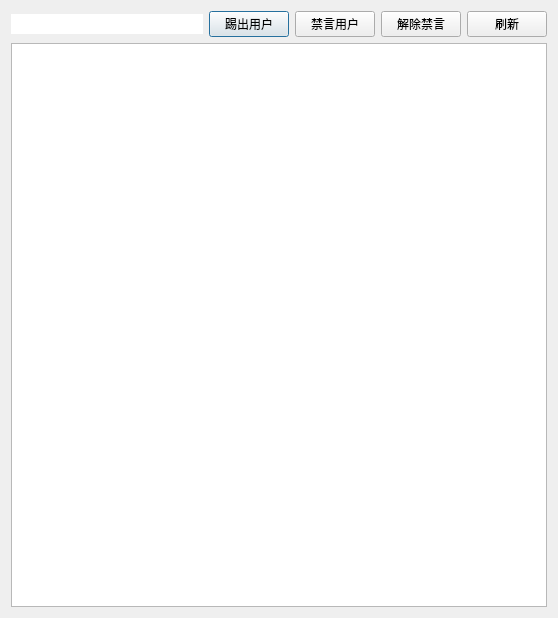
<?xml version="1.0" encoding="UTF-8"?>
<ui version="4.0">
 <class>ManageUsersDialog</class>
 <widget class="QDialog" name="ManageUsersDialog">
  <property name="geometry">
   <rect>
    <x>0</x>
    <y>0</y>
    <width>558</width>
    <height>618</height>
   </rect>
  </property>
  <property name="windowTitle">
   <string>用户管理</string>
  </property>
  <layout class="QGridLayout" name="gridLayout">
   <item row="0" column="0">
    <layout class="QHBoxLayout" name="horizontalLayout">
     <item>
      <widget class="QLineEdit" name="targetLineEdit">
       <property name="frame">
        <bool>false</bool>
       </property>
      </widget>
     </item>
     <item>
      <widget class="QPushButton" name="kickoutUserButton">
       <property name="text">
        <string>踢出用户</string>
       </property>
      </widget>
     </item>
     <item>
      <widget class="QPushButton" name="banUserButton">
       <property name="text">
        <string>禁言用户</string>
       </property>
      </widget>
     </item>
     <item>
      <widget class="QPushButton" name="ubanUserButton">
       <property name="text">
        <string>解除禁言</string>
       </property>
      </widget>
     </item>
     <item>
      <widget class="QPushButton" name="reflashButton">
       <property name="text">
        <string>刷新</string>
       </property>
      </widget>
     </item>
    </layout>
   </item>
   <item row="1" column="0">
    <widget class="QListWidget" name="userListWidget"/>
   </item>
  </layout>
 </widget>
 <resources/>
 <connections/>
</ui>
